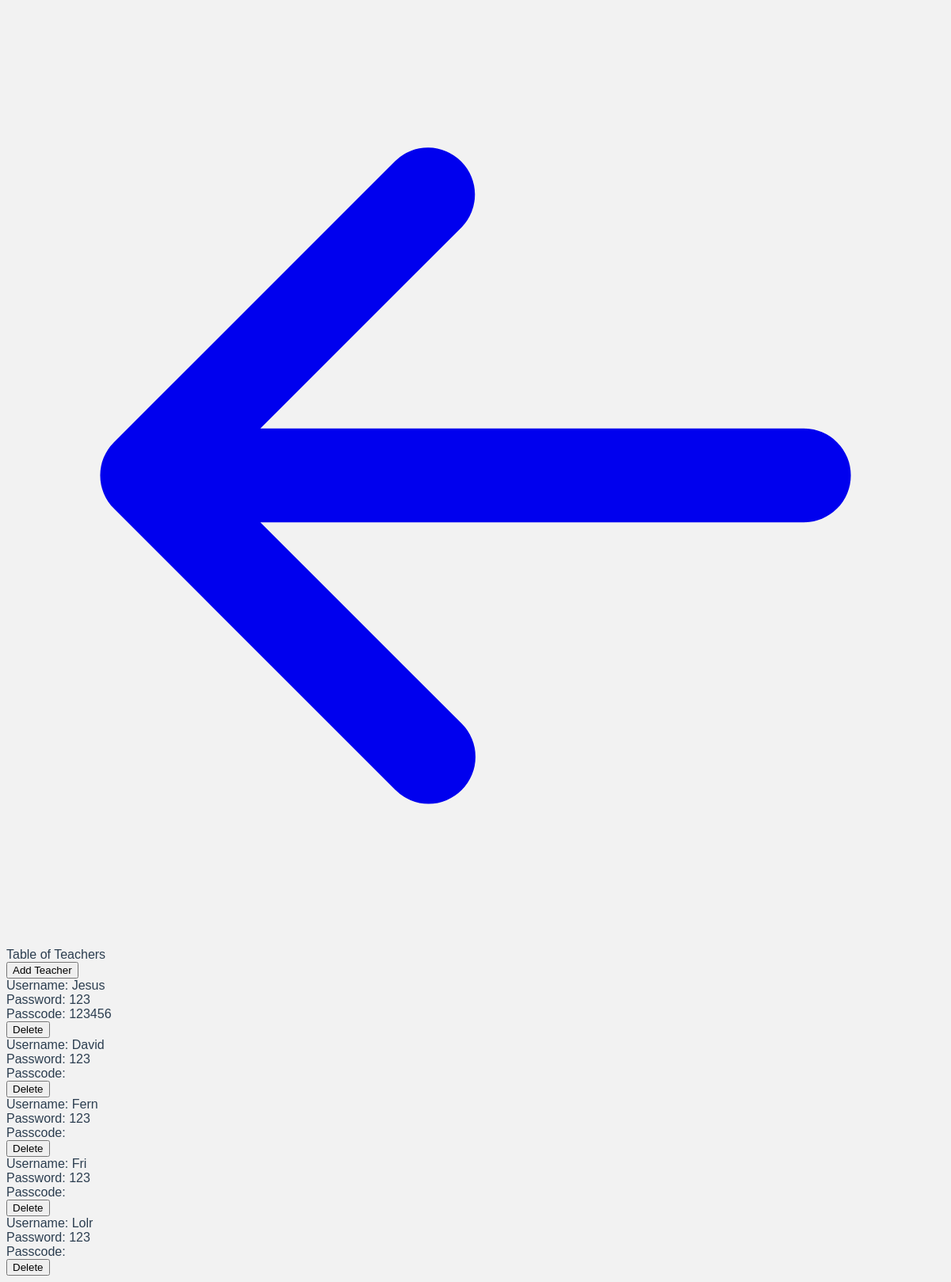
Before: /tableteacher (signed in) with the older database file.
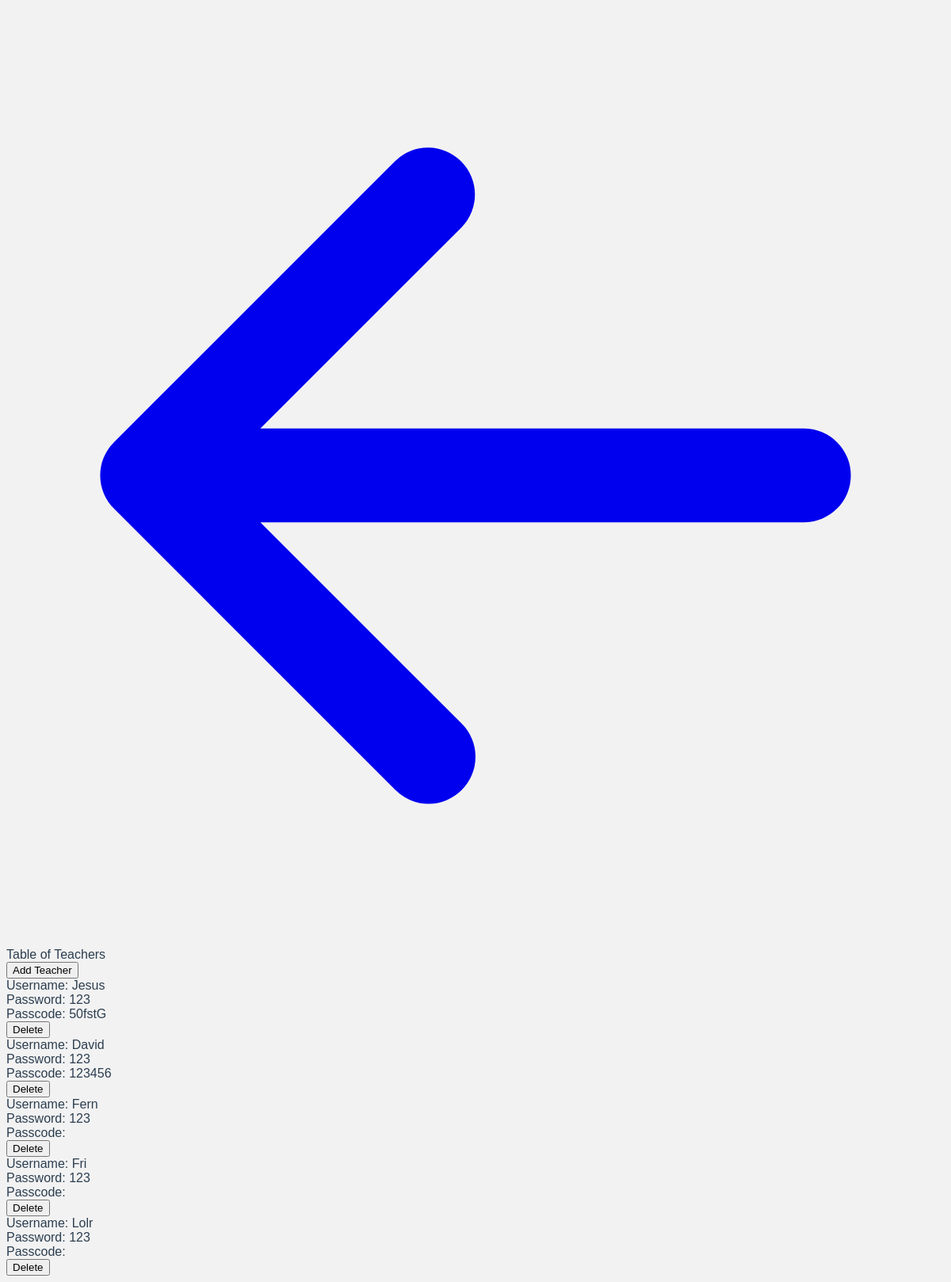
After: the same page with the newer database file.
### main.py (models this page shows)
class TrAcc(db.Model):
    id = db.Column(db.Integer, primary_key=True)
    name = db.Column(db.String(200), default = '-')
    pword = db.Column(db.String(200), default = '-')
    passcode = db.Column(db.String(6), default = '')
    assigned_students = db.relationship('StdAcc', backref="assigned_teacher")

### main.py (the view)
@app.route('/tableteacher', methods = ["POST", 'GET'])
def tableTeacher():
    if ("admin" in session):
        listOfTeachers = db.session.query(TrAcc).all()
        return render_template('tableteacher.html',Teachers = listOfTeachers)
    else:
        pass

### templates/tableteacher.html (shortened to what this page needs)
<!DOCTYPE html>
<html>
<head>
    <link rel="stylesheet" href="https://unpkg.com/@zaydek/duomo@0.7.1/dist/production-full.css">
</head>
<body>
    <nav class="sticky t-0 shadow shadow-lg hstack w-full p-12 bg-white">
        <a href="{{url_for('admin')}}">
            <svg class="w-36 h-36" fill="currentColor" viewBox="0 0 20 20" xmlns="http://www.w3.org/2000/svg"><path fill-rule="evenodd" d="M9.707 16.707a1 1 0 01-1.414 0l-6-6a1 1 0 010-1.414l6-6a1 1 0 011.414 1.414L5.414 9H17a1 1 0 110 2H5.414l4.293 4.293a1 1 0 010 1.414z" clip-rule="evenodd"></path></svg>
        </a>
    </nav>
    <div class="container py-28">
        <div class="vstack screen">
            <div class="text-36">Table of Teachers</div>
            <div class="vstack space-28 mt-28 w-full px-28">
                <form action="/addTeacher" method="POST">
                    <input type="submit" class="w-256 bg-white rounded-3 shadow shadow-md p-28 text-underline " value="Add Teacher" />
                </form>
                <div class="grid grid-cols-1 sm:grid-cols-2 md:grid-cols-2 lg:grid-cols-3 gap-28">
                    {% for Teacher in Teachers %}
                    <form action="/deleteEntry" method="POST">
                        <div class="vstack w-full align-start bg-white rounded-3 shadow shadow-md">
                            <div class="w-full bg-white p-28 ellipsis">Username: {{Teacher.name}}</div>
                            <div class="w-full bg-white p-28 ellipsis">Password: {{Teacher.pword}}</div>
                            <div class="w-full bg-white p-28 ellipsis">Passcode: {% if Teacher.passcode %}{{Teacher.passcode}}{% endif %}</div>
                            <input type="submit" name="todo" class="text-underline color-red-700 bg-transparent p-28 " value="Delete" />
                        </div>
                    </form>
                    {% endfor %}
                </div>
            </div>
        </div>
    </div>
</body>
</html>

Changed rows visible on the page:
changed TrAcc "Jesus": passcode "123456" → "50fstG"
changed TrAcc "David": passcode (not shown) → "123456"
